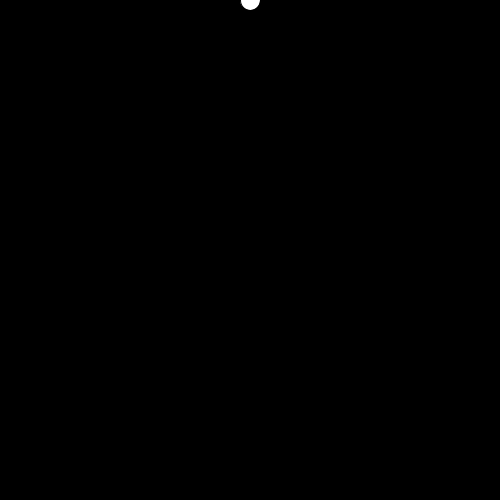
Frame 1 (no input)
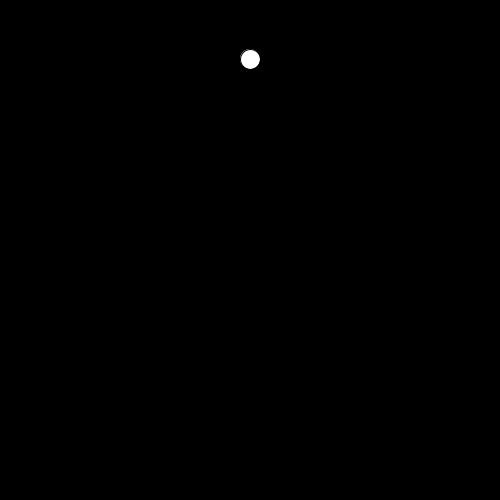
Frame 60 (the mouse pressed at the canvas centre just before this capture)
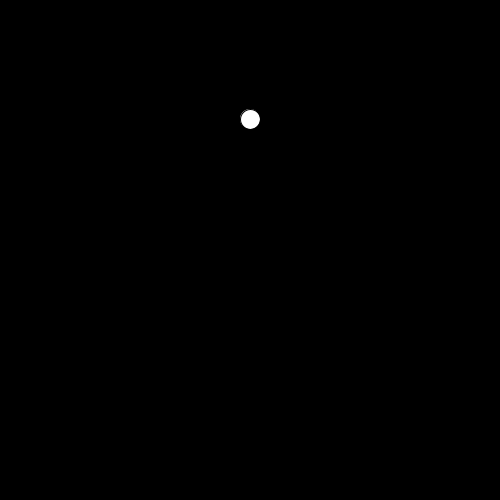
Frame 120 (the mouse held since frame 60 and released just before this capture)

The Processing sketch that drew these frames (run headless with seeded random() and noise(); from frame 60 on, the mouse is pressed at the canvas centre):

// Processing sketch: week14_04_draw_lines_rain
// ── week14_04_draw_lines_rain.pde
PImage img;
void setup() {
  size(500, 500);
  img = createImage(500, 500, RGB);//用來畫圖的畫布
}//換黑背景,可以用mouse刮出彩色的線條
int x=250, y=0;
void draw() {
  background(img);
  ellipse(x, y, 20, 20);
  if (y<498 && img.pixels[x+y*250]==-16777216)y++;
}
void mouseDragged() {
  background(img);
  stroke(random(255), random(255), random(255));
  line(mouseX, mouseY, pmouseX, pmouseY);
  ellipse(x, y, 20, 20);
  loadPixels();
  img.loadPixels();
  for(int i=0; i<500*500; i++) img.pixels[i]=pixels[i];//把畫面色彩,搬到img裡
  img.updatePixels();
  updatePixels();
  ellipse(x, y, 20, 20);
}
